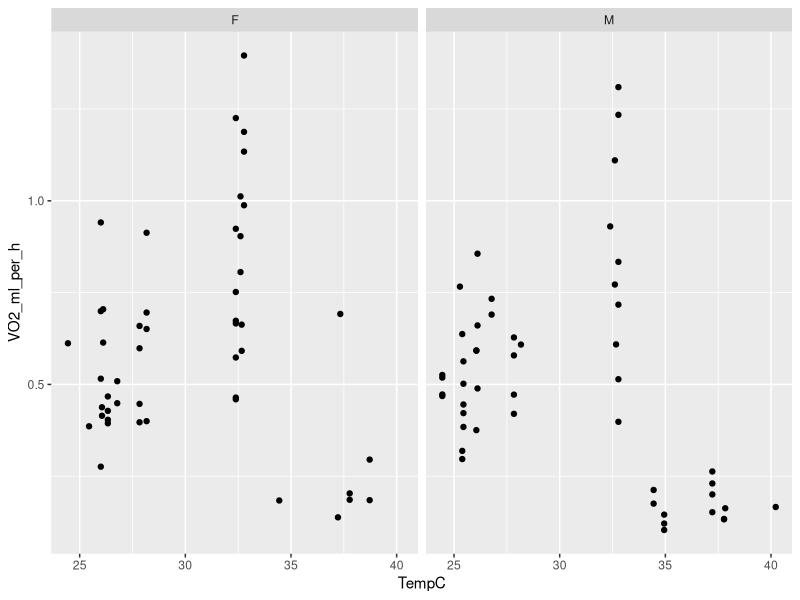

R code for this plot:
## ---- chunk 1
library(tidyverse)
data <- read_csv("raw_data/data.csv")
view(data)
## ---- chunk 2
ggplot(data, aes(x = TempC, y = VO2_ml_per_h))+
  geom_point()+
  facet_wrap(~Sex)
